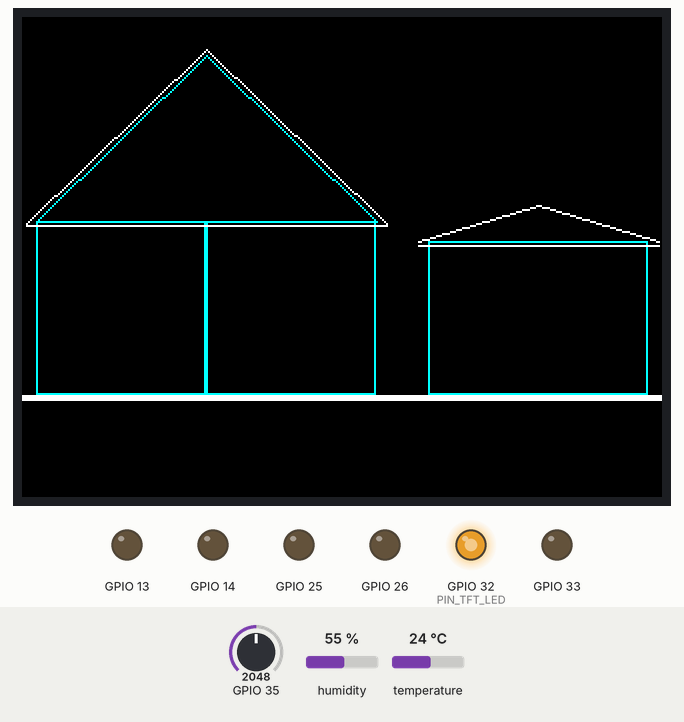
This program was run on a simulated ESP32. Shown: 320×240 colour display, output pins drawn as LEDs (lit = HIGH). The inputs (shaded band) are chosen by the test bench; at power-on: GPIO 35 = 2048, humidity 55 %, temperature 24 °C (analog values on the 0–4095 scale). WiFi joins after 1.5 s; servers stay silent unless stated; the local clock reads 2024-03-15 10:24:30 at power-on unless the program sets it; what the program prints to the serial monitor is not drawn.

Above: at 0.5 s.
1.7 s: GPIO 35 set to 1425
8.0 s: GPIO 35 set to 1358
At 10.0 s:
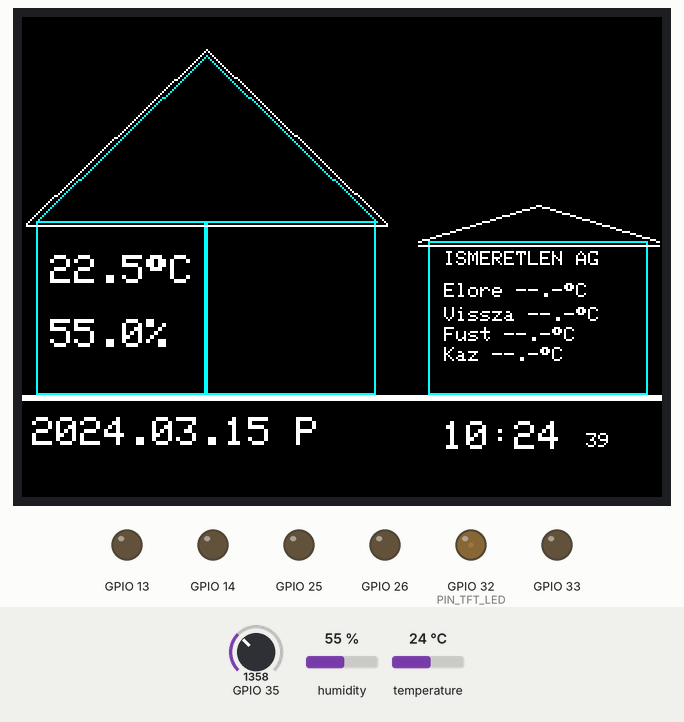
13.7 s: humidity set to 22 %
At 15.0 s:
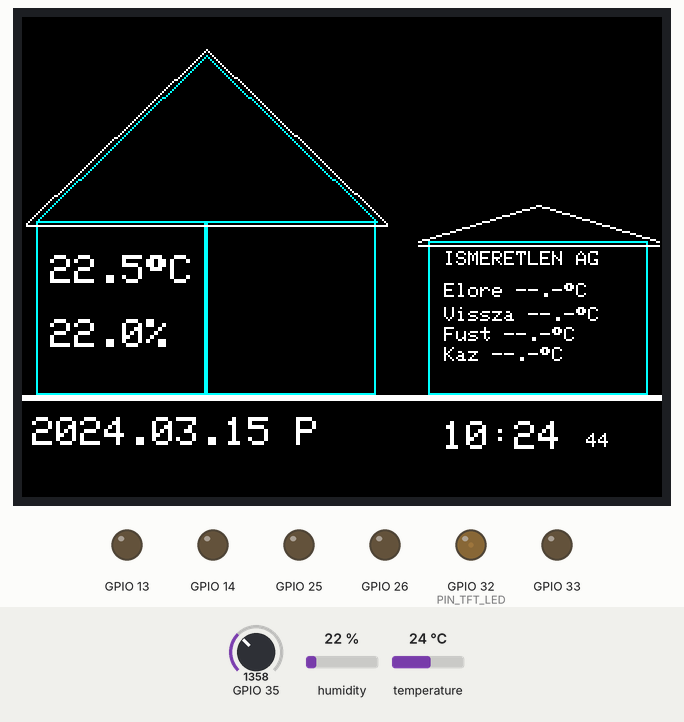
16.7 s: temperature set to 12 °C
At 18.6 s:
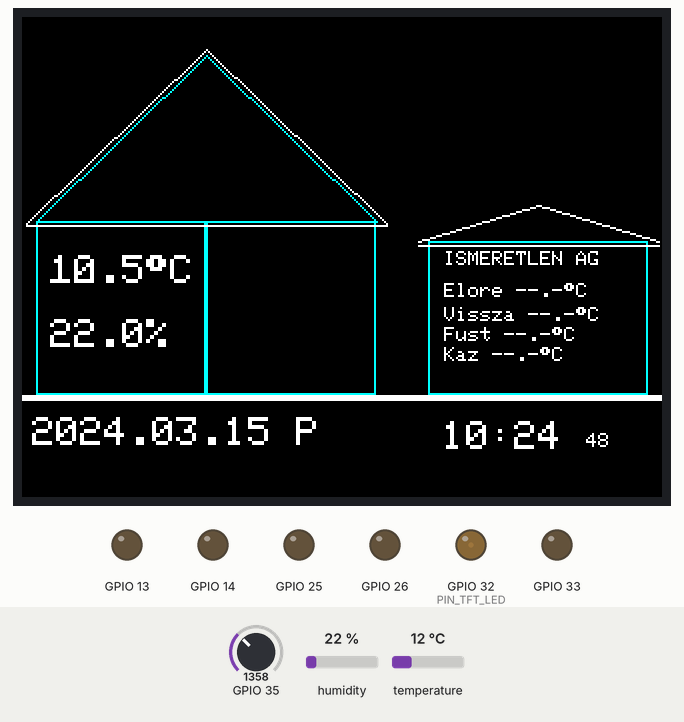
22.7 s: humidity set to 40 %
At 25.0 s:
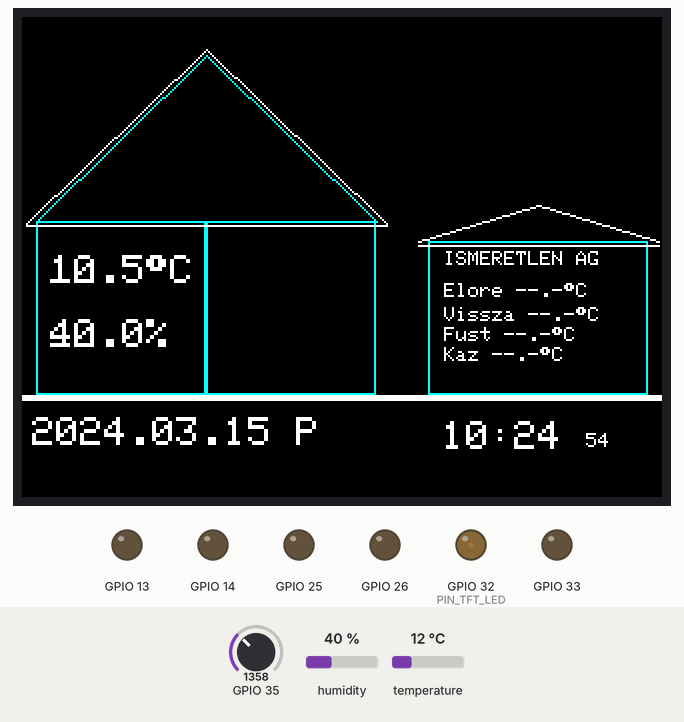
Timing chart, 0 to 26.5 s (numbered marks = the images above; inputs shaded):
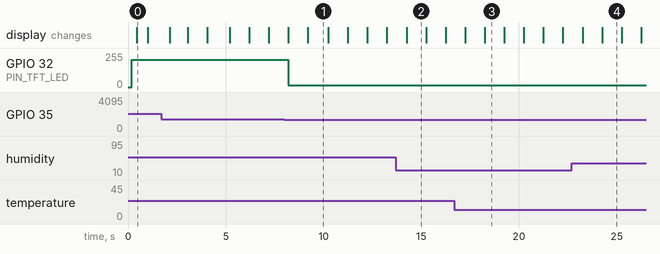

Measured:
- the behaviour switches between 1400 and 1399 on GPIO 35 (found by bisection; images 0 and 1)
- after the input at 8.0 s, GPIO 32 (PIN_TFT_LED): 203/255 → 12/255 after 0.21 s
- what the display in image 0 shows lasts 0.6 s, from 0.4 s to 1.0 s

The program:

main.cpp
```cpp
#include <Arduino.h>
#include <SPI.h>

#include "config.h"
#include "system_data.h"
#include "network.h"
#include "display.h"
#include "sensors.h"
#include "outputs.h"
#include "rtc.h"
#include "watchdog.h"


// ============================================================
// Globális változók
// ============================================================

MasterData master;
LocalData local;

uint32_t lastPoll = 0;
uint32_t lastDraw = 0;


// ============================================================
// Inicializálás
// ============================================================

void setup() {
    Serial.begin(115200);
    delay(200);

    Serial.println("\\nHMS-Display boot");

    SPI.begin(
        PIN_TFT_SCK,
        PIN_TFT_MISO,
        PIN_TFT_MOSI
    );

    displayBegin();
    sensorsBegin();
    outputsBegin();
    rtcBegin();
    watchdogBegin();
    networkBegin();
    rtcSyncNtp();

    /*displayMessage(
        "HMS-Display",
        "Connecting to Wi-Fi / Master"
    );*/
}


// ============================================================
// Fő ciklus
// ============================================================

void loop() {

    // --------------------------------------------------------
    // Hálózat kezelése
    // --------------------------------------------------------

    networkLoop();


    // --------------------------------------------------------
    // Helyi érzékelők és RTC frissítése
    // --------------------------------------------------------

    sensorsUpdate(local);
    rtcUpdate(local);
    networkSetLocalData(local);


    // --------------------------------------------------------
    // Idő lekérése
    // --------------------------------------------------------

    uint32_t now = millis();


    // --------------------------------------------------------
    // Master API lekérdezése
    // --------------------------------------------------------

    if (now - lastPoll >= MASTER_POLL_MS) {
        lastPoll = now;

        if (!networkFetchMaster(master)) {
            networkLog(
                "Master API failed: " + master.lastError
            );
        }
    }


    // Master adatainak frissesség-ellenőrzése
    if (master.valid) {
        const uint32_t fetchAgeMs = now - master.lastSuccess;

        master.apiReachable =
            fetchAgeMs <= MASTER_STALE_MS;
    }


    // --------------------------------------------------------
    // Kimenetek kezelése
    // --------------------------------------------------------

    outputsUpdate(
        master.systemState,
        master.activeBranch,
        master.alarmState,
        local.dark
    );


    // --------------------------------------------------------
    // Kijelző frissítése
    // --------------------------------------------------------

    if (now - lastDraw >= 1000) {
        lastDraw = now;
        displayUpdate(master, local);
    }


    // --------------------------------------------------------
    // Watchdog és ciklus késleltetése
    // --------------------------------------------------------

    watchdogFeed();
    delay(2);
}
```

display.h
```cpp
#pragma once
#include "system_data.h"
void displayBegin();
void displayMessage(const String &title, const String &message);
void displayUpdate(const MasterData &m, const LocalData &l);
```

network.h
```cpp
#pragma once
#include "system_data.h"
#include "watchdog.h"

void networkBegin();
void networkLoop();
void networkLog(const String &s);
void networkSetLocalData(const LocalData &data);
bool networkFetchMaster(MasterData &m);
```

outputs.h
```cpp
#pragma once
#include <Arduino.h>
void outputsBegin();
void outputsUpdate(const String &state,const String &branch,const String &alarm,bool dark);
```

rtc.h
```cpp
#pragma once
#include "system_data.h"
void rtcBegin();
void rtcSyncNtp();
void rtcUpdate(LocalData &d);
```

sensors.h
```cpp
#pragma once
#include "system_data.h"
void sensorsBegin();
void sensorsUpdate(LocalData &d);
```

system_data.h
```cpp
#pragma once

#include <Arduino.h>


// ============================================================
// Mért adatok
// ============================================================

struct Measurements {
    float gasFlow = NAN;
    float gasReturn = NAN;

    float woodFlow = NAN;
    float woodReturn = NAN;

    float woodBoiler = NAN;
    float chimney = NAN;

    float roomTemp = NAN;
    float roomHumidity = NAN;
};


// ============================================================
// Master rendszeradatai
// ============================================================

struct MasterData {

    // Általános állapot
    bool valid = false;
    bool apiReachable = false;

    // Tűz és fűtési ágak állapota
    bool firePresent = false;
    bool gasAcPresent = false;
    bool woodAcPresent = false;


    // Időadatok
    uint32_t lastSuccess = 0;
    uint32_t dataAgeMs = UINT32_MAX;

    String timestamp;


    // Rendszerállapot és riasztások
    String systemState = "UNKNOWN";
    String activeBranch = "UNKNOWN";

    String alarmState = "UNKNOWN";
    String alarmReason = "UNKNOWN";

    String lastError = "No data yet";


    // Hőmérsékletek és páratartalom
    Measurements m;


    // Szenzorhibák
    bool gasFlowErr = false;
    bool gasReturnErr = false;

    bool woodFlowErr = false;
    bool woodReturnErr = false;

    bool woodBoilerErr = false;
    bool chimneyErr = false;
    bool roomErr = false;
};


// ============================================================
// Display helyi adatai
// ============================================================

struct LocalData {

    // SHT30 mérési adatok
    float temp = NAN;
    float humidity = NAN;

    // Szenzorok és RTC állapota
    bool shtValid = false;
    bool rtcAvailable = false;
    bool rtcValid = false;

    // Környezeti fényviszonyok
    bool dark = false;
    uint16_t photoAdc = 0;

    // Dátum és idő
    String dateTime;
};
```

watchdog.h
```cpp
#pragma once
void watchdogBegin();
void watchdogFeed();
```

display.cpp
```cpp
#include "display.h"
#include <SPI.h>
#include <Adafruit_GFX.h>
#include <Adafruit_ILI9341.h>
#include <XPT2046_Touchscreen.h>
#include "config.h"
#include "network.h"

static Adafruit_ILI9341 tft(PIN_TFT_CS, PIN_TFT_DC, PIN_TFT_RESET);
static XPT2046_Touchscreen touch(PIN_TOUCH_CS, PIN_TOUCH_IRQ);
static uint32_t lastTouch = 0;

static constexpr int16_t SCREEN_W = 320;
static constexpr int16_t FOOTER_LINE_Y = 189;
static constexpr int16_t FOOTER_LINE_H = 3;

static constexpr uint16_t COLOR_BG = ILI9341_BLACK;
static constexpr uint16_t COLOR_LINE = ILI9341_WHITE;
static constexpr uint16_t COLOR_HOUSE = ILI9341_CYAN;
static constexpr uint16_t COLOR_VALUE = ILI9341_WHITE;
static constexpr uint16_t COLOR_WARNING = ILI9341_ORANGE;

// ------------------------------------------------------------
// Gyorsítótárazott mezők: csak megváltozott adatot rajzolunk újra.
// ------------------------------------------------------------

struct TextFieldCache {
    int16_t x = 0, y = 0, width = 0, height = 0;
    String text;
    uint16_t textColor = ILI9341_WHITE;
    uint16_t backgroundColor = ILI9341_BLACK;
    uint8_t textSize = 1;
    bool initialized = false;
};

static constexpr uint8_t MAX_CACHED_FIELDS = 16;
static TextFieldCache fieldCache[MAX_CACHED_FIELDS];

static String tt(float value) {
    return isnan(value) ? "--.-" : String(value, 1);
}

static String degreeC(float value) {
    // A fokjel az Adafruit GFX alap betűkészletében a 0xF7 karakter.
    return tt(value) + String((char)0xF7) + "C";
}

static String activeBranchName(const String& branch, const String& systemState) {
    if (branch == "HEATING_GAS" || systemState == "SYSTEM_GAS") return "GAZAG";
    if (branch == "HEATING_WOOD" || systemState == "SYSTEM_WOOD") return "FAAG";
    if (branch == "HEATING_NONE" || systemState == "SYSTEM_OFF") return "NINCS AKTIV AG";
    if (branch == "HEATING_ERROR" || systemState == "SYSTEM_FAULT") return "AGHIBA";
    if (systemState == "SYSTEM_STARTUP") return "INDULAS";
    if (systemState == "SYSTEM_FIRE_WITHOUT_CIRCULATOR") return "TUZ / NINCS KERINGES";
    return "ISMERETLEN AG";
}

static String weekdayHu(int year, int month, int day) {
    // Zeller-képlet: 0=szombat, 1=vasárnap, 2=hétfő...
    if (month < 3) {
        month += 12;
        --year;
    }
    const int k = year % 100;
    const int j = year / 100;
    const int h = (day + (13 * (month + 1)) / 5 + k + k / 4 + j / 4 + 5 * j) % 7;
    const int weekday = (h + 5) % 7; // hétfő=0
    static const char* names[] = {"H", "K", "Sze", "Cs", "P", "Szo", "V"};
    return names[weekday];
}

static void drawTextField(
    uint8_t cacheId,
    int16_t x, int16_t y, int16_t width, int16_t height,
    const String& text,
    uint16_t textColor = COLOR_VALUE,
    uint16_t backgroundColor = COLOR_BG,
    uint8_t textSize = 1
) {
    if (cacheId >= MAX_CACHED_FIELDS) return;
    TextFieldCache& cache = fieldCache[cacheId];

    const bool changed =
        !cache.initialized ||
        cache.x != x || cache.y != y ||
        cache.width != width || cache.height != height ||
        cache.text != text ||
        cache.textColor != textColor ||
        cache.backgroundColor != backgroundColor ||
        cache.textSize != textSize;

    if (!changed) return;

    tft.fillRect(x, y, width, height, backgroundColor);
    tft.setTextColor(textColor);
    tft.setTextSize(textSize);
    tft.setCursor(x, y);
    tft.print(text);

    cache.x = x;
    cache.y = y;
    cache.width = width;
    cache.height = height;
    cache.text = text;
    cache.textColor = textColor;
    cache.backgroundColor = backgroundColor;
    cache.textSize = textSize;
    cache.initialized = true;
}

static void drawStaticHouseLayout() {
    tft.fillScreen(COLOR_BG);

    // BAL OLDALI HÁZ: szélesebb, két egyforma helyiséggel.
    const int16_t leftX = 7;
    const int16_t roomY = 102;
    const int16_t roomW = 85;  // korábban 68
    const int16_t roomH = FOOTER_LINE_Y - roomY;

    const int16_t leftW = roomW * 2;

    tft.drawRect(leftX, roomY, roomW, roomH, COLOR_HOUSE);
    tft.drawRect(leftX + roomW, roomY, roomW, roomH, COLOR_HOUSE);

    // Bal ház tetője: csúcs a két helyiség határán.
    const int16_t peakX = leftX + roomW;
    const int16_t peakY = 19;

    tft.drawLine(leftX, roomY, peakX, peakY, COLOR_HOUSE);
    tft.drawLine(peakX, peakY, leftX + leftW, roomY, COLOR_HOUSE);

    tft.drawLine(leftX - 5, roomY + 1,
                 peakX, peakY - 3, COLOR_LINE);
    tft.drawLine(peakX, peakY - 3,
                 leftX + leftW + 5, roomY + 1, COLOR_LINE);
    tft.drawLine(leftX - 5, roomY + 2,
                 leftX + leftW + 5, roomY + 2, COLOR_LINE);

    // JOBB OLDALI HÁZ: 25%-kal keskenyebb.
    const int16_t rightX = 203;
    const int16_t rightY = 112;
    const int16_t rightW = 110;  // korábban 147
    const int16_t rightH = FOOTER_LINE_Y - rightY;

    tft.drawRect(rightX, rightY, rightW, rightH, COLOR_HOUSE);

    // Lapos tető, az új házszélességhez igazítva.
    const int16_t rightPeakX = rightX + rightW / 2;
    const int16_t rightPeakY = rightY - 18;

    tft.drawLine(rightX - 5, rightY,
                 rightPeakX, rightPeakY, COLOR_LINE);
    tft.drawLine(rightPeakX, rightPeakY,
                 rightX + rightW + 5, rightY, COLOR_LINE);
    tft.drawLine(rightX - 5, rightY + 2,
                 rightX + rightW + 5, rightY + 2, COLOR_LINE);

    // A 3 pixeles elválasztó a házak alapvonala.
    tft.fillRect(0, FOOTER_LINE_Y, SCREEN_W,
                 FOOTER_LINE_H, COLOR_LINE);
}

void displayBegin() {
    // TFT háttérvilágítás PWM inicializálása
    const uint8_t backlightChannel = 0;

    ledcSetup(backlightChannel, 5000, 8);
    ledcAttachPin(PIN_TFT_LED, backlightChannel);

    const uint8_t brightness =
        (BACKLIGHT_BRIGHTNESS_PERCENT * 255) / 100;

    ledcWrite(backlightChannel, brightness);

    tft.begin(10000000);  // 10 MHz
    tft.setRotation(1);
    touch.begin();
    touch.setRotation(1);
    pinMode(PIN_TOUCH_IRQ, INPUT);
    drawStaticHouseLayout();
}

void displayMessage(const String& a, const String& b) {
    tft.fillScreen(COLOR_BG);
    for (uint8_t i = 0; i < MAX_CACHED_FIELDS; ++i) {
        fieldCache[i].initialized = false;
    }
    tft.setTextColor(ILI9341_CYAN);
    tft.setTextSize(2);
    tft.setCursor(8, 10);
    tft.println(a);
    tft.setTextColor(ILI9341_WHITE);
    tft.setTextSize(1);
    tft.setCursor(8, 45);
    tft.println(b);
}

void displayUpdate(const MasterData& m, const LocalData& l) {
    // Háttérvilágítás fényerejének beállítása
    const uint8_t brightnessPercent = l.dark
        ? BACKLIGHT_DARK_PERCENT
        : BACKLIGHT_BRIGHTNESS_PERCENT;

    const uint8_t brightness =
        (brightnessPercent * 255) / 100;

    ledcWrite(0, brightness);

    // Érintés naplózása; a képernyőre nem rajzolunk tesztpontot.
    if (touch.touched() && millis() - lastTouch > TOUCH_DEBOUNCE_MS) {
        lastTouch = millis();
        TS_Point p = touch.getPoint();
        networkLog("Touch raw " + String(p.x) + "," + String(p.y) + "," + String(p.z));
    }

    // BAL HÁZ: csak a Display saját SHT30 mérési értékei.
    const String roomTemp = l.shtValid ? degreeC(l.temp) : String("--.-") + String((char)0xF7) + "C";
    const String roomHumidity = l.shtValid ? tt(l.humidity) + "%" : "--.-%";

    drawTextField(0, 14, 119, 60, 12, roomTemp, COLOR_VALUE, COLOR_BG, 2);
    drawTextField(1, 14, 151, 60, 12, roomHumidity, COLOR_VALUE, COLOR_BG, 2);

    // A második szoba helye üres marad későbbi bővítéshez.

    // JOBB HÁZ: az aktív ág előremenő és visszatérő adatai.
    const bool gasActive =
        m.activeBranch == "HEATING_GAS" || m.systemState == "SYSTEM_GAS";
    const bool woodActive =
        m.activeBranch == "HEATING_WOOD" || m.systemState == "SYSTEM_WOOD";

    float flow = NAN;
    float ret = NAN;
    if (gasActive) {
        flow = m.m.gasFlow;
        ret = m.m.gasReturn;
    } else if (woodActive) {
        flow = m.m.woodFlow;
        ret = m.m.woodReturn;
    }

    drawTextField(2, 211, 117, 90, 12,
                  activeBranchName(m.activeBranch, m.systemState),
                  COLOR_VALUE, COLOR_BG, 1);

    drawTextField(3, 211, 133, 90, 12,
                  String("Elore ") + degreeC(flow),
                  COLOR_VALUE, COLOR_BG, 1);
    drawTextField(4, 211, 145, 90, 12,
                  String("Vissza ") + degreeC(ret),
                  COLOR_VALUE, COLOR_BG, 1);

    drawTextField(5, 211, 155, 90, 12,
                  String("Fust ") + degreeC(m.m.chimney),
                  COLOR_VALUE, COLOR_BG, 1);
    drawTextField(6, 211, 165, 90, 12,
                  String("Kaz ") + degreeC(m.m.woodBoiler),
                  COLOR_VALUE, COLOR_BG, 1);

    // Master utolsó mérési frissítésének időpontja: YYYY.MM.DD HH:MM.
    /*String updateTime = "----.--.-- --:--";
    if (m.timestamp.length() >= 16) {
        updateTime = m.timestamp.substring(0, 10);
        updateTime.replace('-', '.');
        updateTime += " ";
        updateTime += m.timestamp.substring(11, 16);
    }
    drawTextField(7, 171, 161, 140, 12, updateTime,
                  COLOR_VALUE, COLOR_BG, 1);*/

    // ALSÓ ÖTÖD: dátum balra, óra jobbra, másodperc fél méretben.
    String dateText = "----.--.-- ---";
    String clockText = "--:--";
    String secondsText = "--";

    if (l.dateTime.length() >= 19) {
        const int year = l.dateTime.substring(0, 4).toInt();
        const int month = l.dateTime.substring(5, 7).toInt();
        const int day = l.dateTime.substring(8, 10).toInt();

        dateText = l.dateTime.substring(0, 4) + "." +
                   l.dateTime.substring(5, 7) + "." +
                   l.dateTime.substring(8, 10) + " " +
                   weekdayHu(year, month, day);

        clockText = l.dateTime.substring(11, 16);
        secondsText = l.dateTime.substring(17, 19);
    }

    drawTextField(8, 5, 200, 18, 12, dateText,
                  COLOR_VALUE, COLOR_BG, 2);
    drawTextField(9, 210, 202, 70, 22, clockText,
                  COLOR_VALUE, COLOR_BG, 2);
    drawTextField(10, 282, 208, 24, 12, secondsText,
                  COLOR_VALUE, COLOR_BG, 1);

    // Hibánál a felső sáv elfedi a normál kép tetejét.
    // Master-riasztáshoz később külön, teljes képernyős nézet készülhet.
    const bool displayError = !l.shtValid || !l.rtcAvailable || !l.rtcValid;
    static bool previousDisplayError = false;

    if (displayError != previousDisplayError) {
        if (displayError) {
            tft.fillRect(0, 0, SCREEN_W, 22, COLOR_WARNING);
            tft.setTextColor(ILI9341_BLACK);
            tft.setTextSize(1);
            tft.setCursor(5, 7);
            if (!l.shtValid) {
                tft.print("DISPLAY SENSOR ERROR");
            } else {
                tft.print("DISPLAY RTC ERROR");
            }
        } else {
            drawStaticHouseLayout();
            for (uint8_t i = 0; i < MAX_CACHED_FIELDS; ++i) {
                fieldCache[i].initialized = false;
            }
        }
        previousDisplayError = displayError;
    }
}
```

watchdog.cpp
```cpp
#include "watchdog.h"

#include <esp_task_wdt.h>

#include "config.h"


// ============================================================
// Watchdog inicializálása
// ============================================================

void watchdogBegin() {
    esp_task_wdt_init(
        WATCHDOG_TIMEOUT_SECONDS,
        true
    );

    esp_task_wdt_add(nullptr);
}


// ============================================================
// Watchdog etetése
// ============================================================

void watchdogFeed() {
    esp_task_wdt_reset();
}
```

Source omitted: network.cpp (12359 bytes), outputs.cpp (3451 bytes), rtc.cpp (2603 bytes), sensors.cpp (2433 bytes), config.h (3926 bytes)
